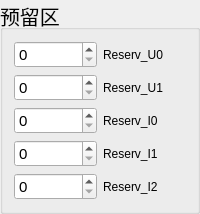
         <widget class="QGroupBox" name="groupBox_27">
          <property name="maximumSize">
           <size>
            <width>300</width>
            <height>16777215</height>
           </size>
          </property>
          <property name="font">
           <font>
            <pointsize>15</pointsize>
           </font>
          </property>
          <property name="title">
           <string>预留区</string>
          </property>
          <layout class="QGridLayout" name="gridLayout_22">
           <item row="4" column="1">
            <widget class="QLabel" name="Reserv_I2_label">
             <property name="font">
              <font>
               <pointsize>9</pointsize>
              </font>
             </property>
             <property name="text">
              <string>Reserv_I2</string>
             </property>
            </widget>
           </item>
           <item row="1" column="1">
            <widget class="QLabel" name="Reserv_U1_label">
             <property name="font">
              <font>
               <pointsize>9</pointsize>
              </font>
             </property>
             <property name="text">
              <string>Reserv_U1</string>
             </property>
            </widget>
           </item>
           <item row="0" column="0">
            <widget class="QSpinBox" name="Reserv_U0_obj">
             <property name="font">
              <font>
               <pointsize>11</pointsize>
              </font>
             </property>
             <property name="toolTip">
              <string>&lt;html&gt;&lt;head/&gt;&lt;body&gt;&lt;p&gt;&lt;span style=&quot; font-family:'等线'; font-size:10.5pt;&quot;&gt;depapr_thr&lt;/span&gt;&lt;/p&gt;&lt;/body&gt;&lt;/html&gt;</string>
             </property>
             <property name="specialValueText">
              <string/>
             </property>
             <property name="maximum">
              <number>255</number>
             </property>
             <property name="singleStep">
              <number>1</number>
             </property>
             <property name="value">
              <number>0</number>
             </property>
            </widget>
           </item>
           <item row="1" column="0">
            <widget class="QSpinBox" name="Reserv_U1_obj">
             <property name="font">
              <font>
               <pointsize>11</pointsize>
              </font>
             </property>
             <property name="toolTip">
              <string>&lt;html&gt;&lt;head/&gt;&lt;body&gt;&lt;p&gt;&lt;span style=&quot; font-family:'等线'; font-size:10.5pt;&quot;&gt;depapr_thr&lt;/span&gt;&lt;/p&gt;&lt;/body&gt;&lt;/html&gt;</string>
             </property>
             <property name="specialValueText">
              <string/>
             </property>
             <property name="maximum">
              <number>255</number>
             </property>
             <property name="singleStep">
              <number>1</number>
             </property>
             <property name="value">
              <number>0</number>
             </property>
            </widget>
           </item>
           <item row="2" column="1">
            <widget class="QLabel" name="Reserv_I0_label">
             <property name="font">
              <font>
               <pointsize>9</pointsize>
              </font>
             </property>
             <property name="text">
              <string>Reserv_I0</string>
             </property>
            </widget>
           </item>
           <item row="2" column="0">
            <widget class="QSpinBox" name="Reserv_I0_obj">
             <property name="font">
              <font>
               <pointsize>11</pointsize>
              </font>
             </property>
             <property name="toolTip">
              <string>&lt;html&gt;&lt;head/&gt;&lt;body&gt;&lt;p&gt;&lt;span style=&quot; font-family:'等线'; font-size:10.5pt;&quot;&gt;depapr_thr&lt;/span&gt;&lt;/p&gt;&lt;/body&gt;&lt;/html&gt;</string>
             </property>
             <property name="specialValueText">
              <string/>
             </property>
             <property name="maximum">
              <number>65535</number>
             </property>
             <property name="singleStep">
              <number>1</number>
             </property>
             <property name="value">
              <number>0</number>
             </property>
            </widget>
           </item>
           <item row="3" column="0">
            <widget class="QSpinBox" name="Reserv_I1_obj">
             <property name="font">
              <font>
               <pointsize>11</pointsize>
              </font>
             </property>
             <property name="toolTip">
              <string>&lt;html&gt;&lt;head/&gt;&lt;body&gt;&lt;p&gt;&lt;span style=&quot; font-family:'等线'; font-size:10.5pt;&quot;&gt;depapr_thr&lt;/span&gt;&lt;/p&gt;&lt;/body&gt;&lt;/html&gt;</string>
             </property>
             <property name="specialValueText">
              <string/>
             </property>
             <property name="maximum">
              <number>65535</number>
             </property>
             <property name="singleStep">
              <number>1</number>
             </property>
             <property name="value">
              <number>0</number>
             </property>
            </widget>
           </item>
           <item row="3" column="1">
            <widget class="QLabel" name="Reserv_I1_label">
             <property name="font">
              <font>
               <pointsize>9</pointsize>
              </font>
             </property>
             <property name="text">
              <string>Reserv_I1</string>
             </property>
            </widget>
           </item>
           <item row="4" column="0">
            <widget class="QSpinBox" name="Reserv_I2_obj">
             <property name="font">
              <font>
               <pointsize>11</pointsize>
              </font>
             </property>
             <property name="toolTip">
              <string>&lt;html&gt;&lt;head/&gt;&lt;body&gt;&lt;p&gt;&lt;span style=&quot; font-family:'等线'; font-size:10.5pt;&quot;&gt;depapr_thr&lt;/span&gt;&lt;/p&gt;&lt;/body&gt;&lt;/html&gt;</string>
             </property>
             <property name="specialValueText">
              <string/>
             </property>
             <property name="maximum">
              <number>65535</number>
             </property>
             <property name="singleStep">
              <number>1</number>
             </property>
             <property name="value">
              <number>0</number>
             </property>
            </widget>
           </item>
           <item row="0" column="1">
            <widget class="QLabel" name="Reserv_U0_label">
             <property name="font">
              <font>
               <pointsize>9</pointsize>
              </font>
             </property>
             <property name="text">
              <string>Reserv_U0</string>
             </property>
            </widget>
           </item>
          </layout>
         </widget>
